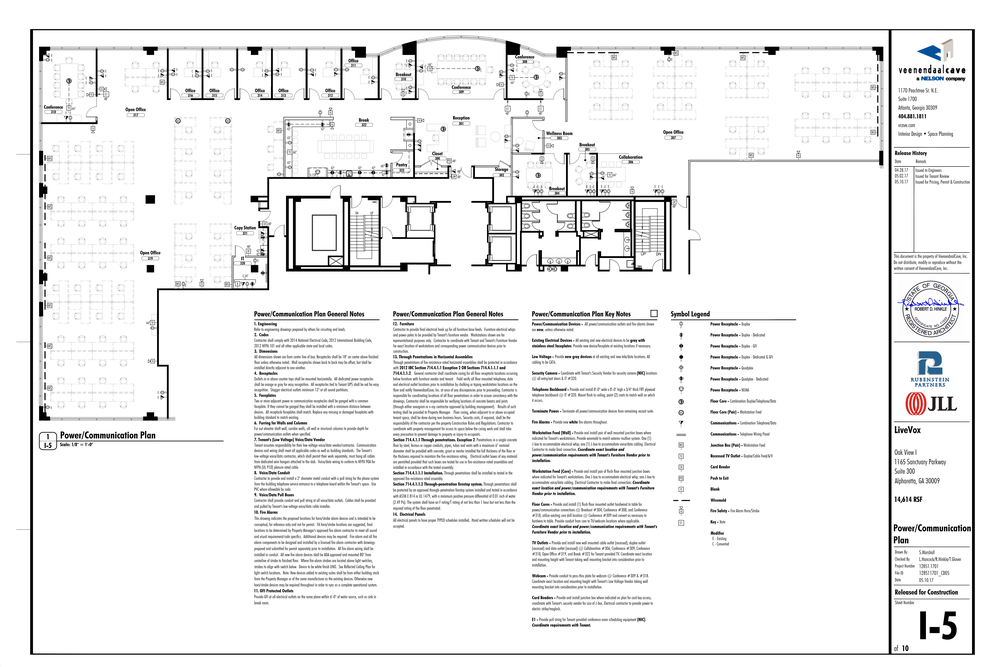
#> input picture Task2/part2/plan.png, 1000 x 667 px, shrunk from 5400 x 3600 before the run; the run also reads 1 picture not shown here
$ python task2_p2.py
#> lines starting #> are read from the running program, lines starting #| are printed output that depends on the picture
import os
import json
import cv2
import numpy as np
import matplotlib.pyplot as plt

img_path = os.path.join('part2', 'plan.png')
templates_dir = os.path.join('part2', 'symbols')

"""
Solution as usual is not perfect but the best I could do :)

What did not work?
	* finding contours
	* enchancing images both templates and original
		(dilate-erode, thresholding, corner detection, etc)
	* feature matching (it propably could work but
		it required a lot of `plumbing` and processing)
	* despite my efforts to not label the same object as
		different once algorithm still does it (could
		be a logic error of mine but I cannot spot it now)

Outputs:
	detected.png (same directory) - image with detected
		templates bounded in the box and written
		file name without extension

	locations.json (same directory) - json file
		listing each detected box as dictionary
		with keys `name`, `x`, `y`, `width`,
		`heigth`, `correlation`

P.S. Picture is a little messy with detected objects.
	I hope json will be more informative file.

Regards, Valentyna Fihurska
"""

# this function is not applied in the code
def dilate_erode(img, kernel_size=3):
	kernel = np.ones((kernel_size, kernel_size),
		dtype=np.uint8)
	d = cv2.dilate(img, kernel)
	e = cv2.erode(img, kernel)
	return d-e


def find_occurances(img_path, templates_dir, write_json=True):

	# read original image and convert to grayscale
#> called with img_path = 'part2/plan.png', templates_dir = 'part2/symbols', write_json = True
	original = cv2.imread(img_path)
#> original is the input picture: shape (667, 1000, 3); mean B, G, R 238.6, 238.5, 238.5
	original_gray = cv2.cvtColor(original, cv2.COLOR_BGR2GRAY)

	# define placeholder for found locations
	loc_list = []

	# take each file in templates directory, read,
	# convert to grayscale
	for template in os.listdir(templates_dir):
		name = template.split('.')[0]
		temp_path = os.path.join(templates_dir, template)
		temp = cv2.imread(temp_path)
		temp = cv2.cvtColor(temp, cv2.COLOR_BGR2GRAY)

		# store height width of template
		temp_h, temp_w = temp.shape
#> temp_h = 8; temp_w = 8

		# find multiple matches of template, filter those
		# regions of which have high correlation values
		found = cv2.matchTemplate(original_gray, temp, cv2.TM_CCOEFF_NORMED)
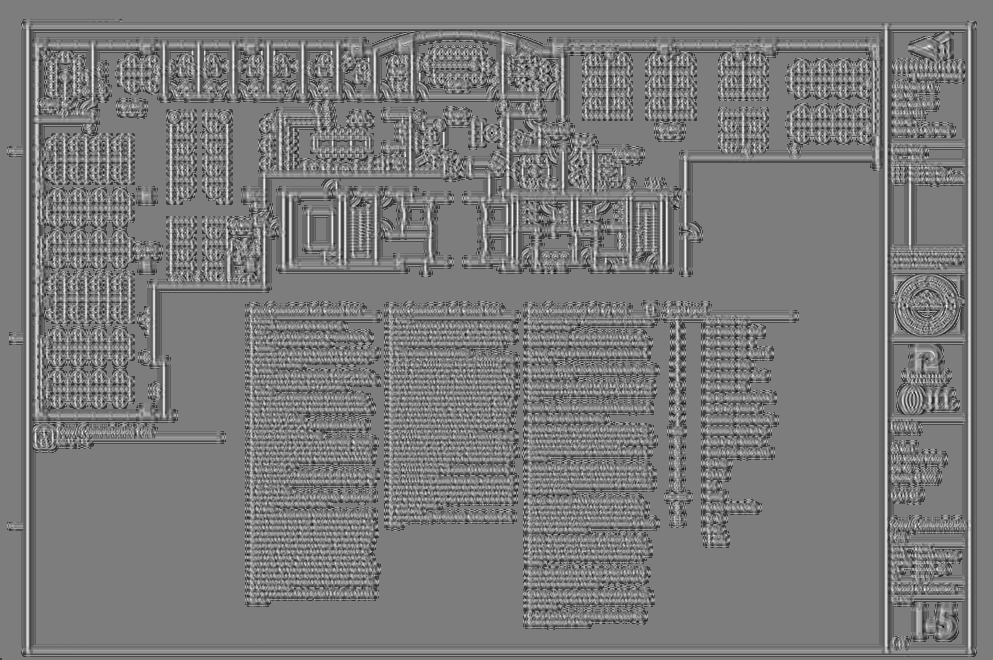
#> found: shape (660, 993) float32; min -0.462, max 0.477, mean -0.00887; drawn with min black and max white
		locations = np.where(found>=0.8)
#> locations = (empty array, empty array)

		# iterrate over these regions
		for y, x in zip(*locations):
			corr_val = found[y][x]

			# check if we already have surrounding area recorded in list
			# if we do check if its correlation coefficient greater then
			# current one, move on if it is and redefine area otherwise
			for elem in loc_list:
				x_occ, y_occ = int(elem['x']), int(elem['y'])
				if (x in range(x_occ-10, x_occ+10)) and (y in range(
					y_occ-10, y_occ+10)):
					if float(elem['correlation']) > corr_val:
						break

			# log position and correlation to our list
			loc_info = {'name': str(name),
					'x': str(x), 'y': str(y),
					'width': str(temp_w),
					'heigth': str(temp_h),
					'correlation': str(corr_val)}
			loc_list.append(loc_info)

			# draw rectangle and text of corresponding object (file name)
			original = cv2.rectangle(original, (x, y), (x+temp_w, y+temp_h), (255, 0, 0), 1)
			cv2.putText(original, name, (x+5, y-5), cv2.FONT_HERSHEY_PLAIN, 1, (0, 0, 255))
#> this loop made 0 passes
#> after the loop, loc_list = []

	# write locations to json
	if write_json:
		with open('locations.json', 'w') as f:
			json.dump(loc_list, f)
	plt.imshow(original[:,:,::-1])
	plt.show()
	cv2.imwrite('detected.png', original)


# this function was not implemented to the logical end
# I might come back to it later :)
def find_key_features(img_path, templates_dir):
	original = cv2.imread(img_path)
	original = cv2.cvtColor(original, cv2.COLOR_BGR2GRAY)
	print(original.dtype)
	orb = cv2.ORB_create()
	org_keys, original_features = orb.detectAndCompute(original, None)
	print(org_keys[0].pt)
	matcher = cv2.BFMatcher(cv2.NORM_HAMMING, crossCheck=True)
	for template in os.listdir(templates_dir):
		temp = cv2.imread(os.path.join(templates_dir, template))
		temp = cv2.cvtColor(temp, cv2.COLOR_BGR2GRAY)
		print(temp.dtype)
		temp_keys, temp_features = orb.detectAndCompute(temp, None)
		matches = matcher.match(temp_features, original_features)
		img3 = cv2.drawMatches(original,
			temp_keys, temp, [], matches[:10], None,
			flags=cv2.DrawMatchesFlags_NOT_DRAW_SINGLE_POINTS)
		plt.imshow(img3)
		plt.show()


if __name__ == '__main__':
	find_occurances(img_path, templates_dir)
